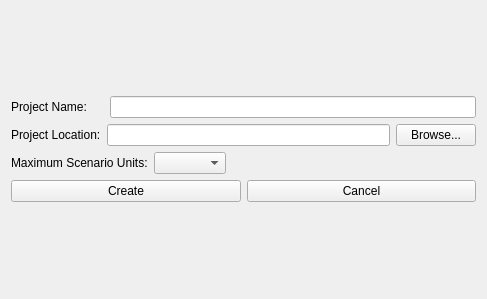
<?xml version="1.0" encoding="UTF-8"?>
<ui version="4.0">
 <class>NewProjectWindow</class>
 <widget class="QWidget" name="NewProjectWindow">
  <property name="enabled">
   <bool>true</bool>
  </property>
  <property name="geometry">
   <rect>
    <x>0</x>
    <y>0</y>
    <width>487</width>
    <height>299</height>
   </rect>
  </property>
  <property name="minimumSize">
   <size>
    <width>487</width>
    <height>299</height>
   </size>
  </property>
  <property name="maximumSize">
   <size>
    <width>487</width>
    <height>299</height>
   </size>
  </property>
  <property name="windowTitle">
   <string>New Project</string>
  </property>
  <layout class="QGridLayout" name="NewProjectWindowLayout">
   <item row="0" column="0">
    <layout class="QVBoxLayout" name="NewProjectLayout">
     <item>
      <layout class="QHBoxLayout" name="NewProjectNameLayout">
       <item>
        <widget class="QLabel" name="NewProjectNameLabel">
         <property name="text">
          <string>Project Name:     </string>
         </property>
        </widget>
       </item>
       <item>
        <widget class="QLineEdit" name="NewProjectNameInput"/>
       </item>
      </layout>
     </item>
     <item>
      <layout class="QHBoxLayout" name="NewProjectLocationLayout">
       <item>
        <widget class="QLabel" name="NewProjectLocationLabel">
         <property name="text">
          <string>Project Location:</string>
         </property>
        </widget>
       </item>
       <item>
        <widget class="QLineEdit" name="NewProjectLocationInput"/>
       </item>
       <item>
        <widget class="QPushButton" name="NewProjectLocationBrowse">
         <property name="text">
          <string>Browse...</string>
         </property>
        </widget>
       </item>
      </layout>
     </item>
     <item>
      <layout class="QHBoxLayout" name="NewProjectScenariosLayout">
       <item>
        <widget class="QLabel" name="NewProjectScenariosLabel">
         <property name="text">
          <string>Maximum Scenario Units:</string>
         </property>
        </widget>
       </item>
       <item>
        <widget class="QComboBox" name="NewProjectScenariosDropdown"/>
       </item>
       <item>
        <spacer name="NewProjectScenariosSpacer">
         <property name="orientation">
          <enum>Qt::Horizontal</enum>
         </property>
         <property name="sizeHint" stdset="0">
          <size>
           <width>40</width>
           <height>20</height>
          </size>
         </property>
        </spacer>
       </item>
      </layout>
     </item>
     <item>
      <layout class="QHBoxLayout" name="NewProjectButtonsLayout">
       <item>
        <widget class="QPushButton" name="NewProjectCreateButton">
         <property name="text">
          <string>Create</string>
         </property>
        </widget>
       </item>
       <item>
        <widget class="QPushButton" name="NewProjectCancelButton">
         <property name="text">
          <string>Cancel</string>
         </property>
        </widget>
       </item>
      </layout>
     </item>
    </layout>
   </item>
  </layout>
 </widget>
 <resources/>
 <connections/>
</ui>
